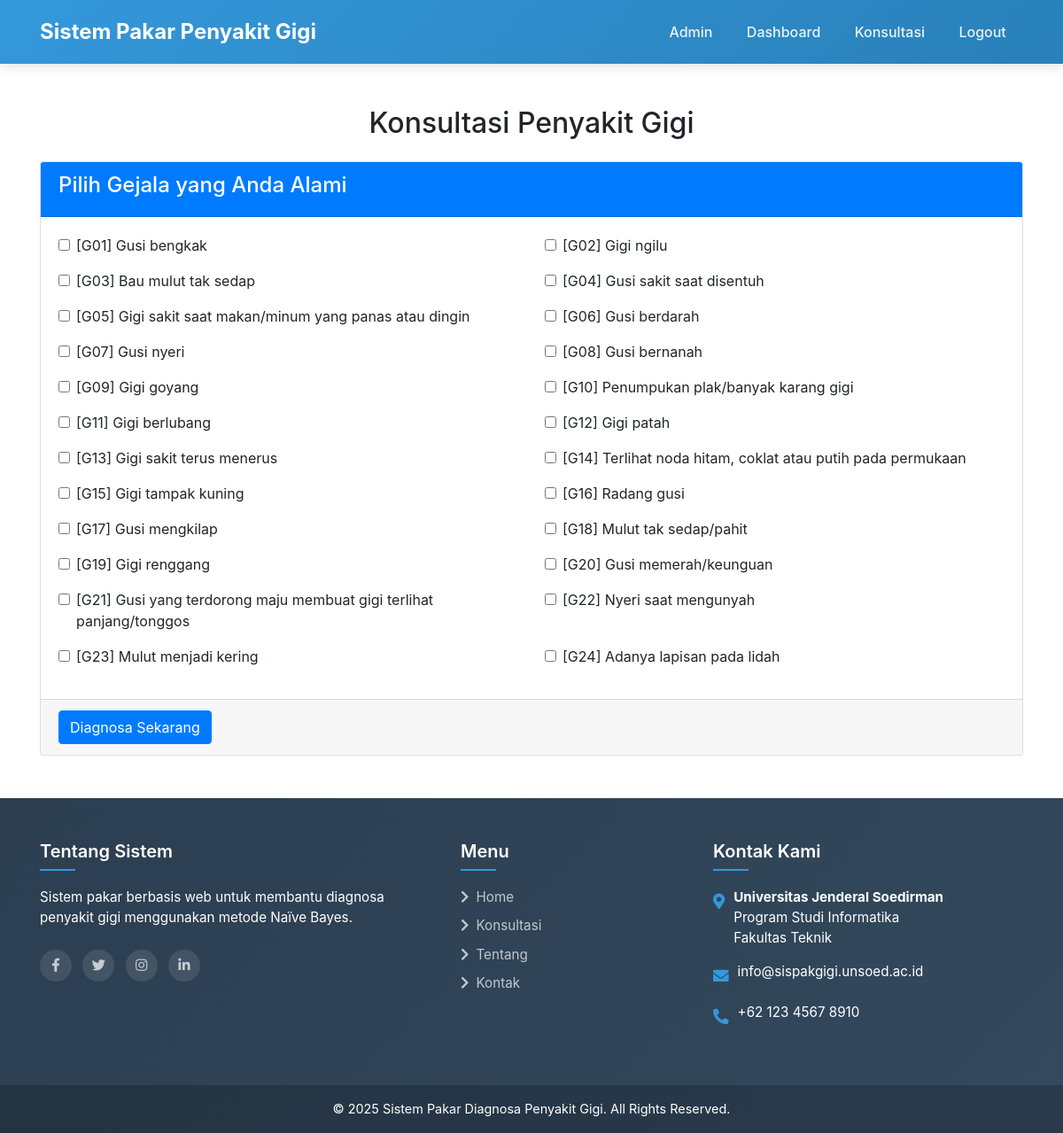
/konsultasi.php (signed in), run on an earlier commit of the app's database.
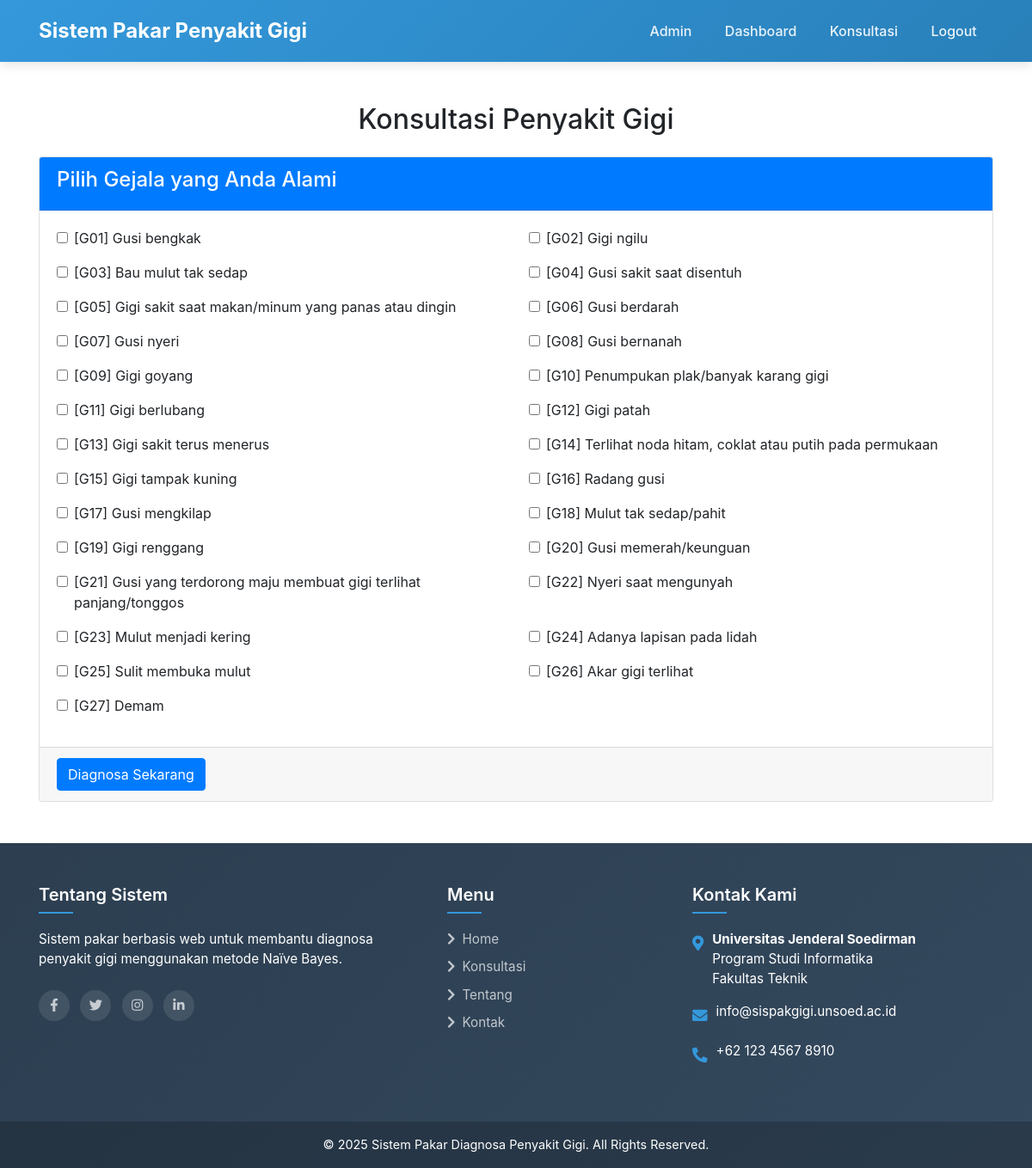
And on a later commit of the database.
### tables this page shows
CREATE TABLE `gejala` (
  `id` int NOT NULL,
  `kode_gejala` varchar(10) NOT NULL,
  `nama_gejala` varchar(100) NOT NULL
);

### konsultasi.php (the view, shortened to what this page needs)
<?php
require_once(__DIR__ . '/includes/header.php');
$gejala_query = "SELECT * FROM gejala";
$gejala_result = mysqli_query($conn, $gejala_query);
?>
<div class="container mt-5">
    <h2 class="text-center mb-4">Konsultasi Penyakit Gigi</h2>
    <form action="hasil_diagnosa.php" method="post">
        <div class="card">
            <div class="card-header bg-primary text-white">
                <h4>Pilih Gejala yang Anda Alami</h4>
            </div>
            <div class="card-body">
                <div class="row">
                    <?php while ($gejala = mysqli_fetch_assoc($gejala_result)): ?>
                    <div class="col-md-6 mb-3">
                        <div class="form-check">
                            <input class="form-check-input" type="checkbox" name="gejala[]"
                                   id="gejala<?= $gejala['id'] ?>" value="<?= $gejala['id'] ?>">
                            <label class="form-check-label" for="gejala<?= $gejala['id'] ?>">
                                <?= "[" . $gejala['kode_gejala'] . "] " . $gejala['nama_gejala'] ?>
                            </label>
                        </div>
                    </div>
                    <?php endwhile; ?>
                </div>
            </div>
            <div class="card-footer">
                <button type="submit" class="btn btn-primary">Diagnosa Sekarang</button>
            </div>
        </div>
    </form>
</div>
<?php require_once 'includes/footer.php'; ?>

What changed in the data, as far as the page shows it:
added gejala: kode_gejala "G25", nama_gejala "Sulit membuka mulut"
added gejala: kode_gejala "G26", nama_gejala "Akar gigi terlihat"
added gejala: kode_gejala "G27", nama_gejala "Demam"
